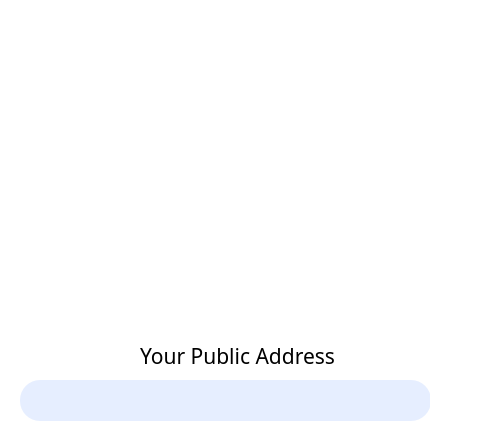
<?xml version="1.0" encoding="UTF-8"?>
<ui version="4.0">
 <class>PubAddrForm</class>
 <widget class="QWidget" name="PubAddrForm">
  <property name="geometry">
   <rect>
    <x>0</x>
    <y>0</y>
    <width>492</width>
    <height>445</height>
   </rect>
  </property>
  <property name="windowTitle">
   <string>Form</string>
  </property>
  <property name="styleSheet">
   <string notr="true">background-color: rgb(255, 255, 255);</string>
  </property>
  <widget class="QLineEdit" name="lineEdit_8">
   <property name="geometry">
    <rect>
     <x>20</x>
     <y>380</y>
     <width>411</width>
     <height>41</height>
    </rect>
   </property>
   <property name="font">
    <font>
     <family>微软雅黑</family>
     <pointsize>11</pointsize>
    </font>
   </property>
   <property name="styleSheet">
    <string notr="true">border:0px;
border-radius:20px;

background-color: rgb(230, 238, 255);</string>
   </property>
   <property name="text">
    <string/>
   </property>
  </widget>
  <widget class="QLabel" name="label">
   <property name="geometry">
    <rect>
     <x>110</x>
     <y>80</y>
     <width>251</width>
     <height>231</height>
    </rect>
   </property>
   <property name="text">
    <string/>
   </property>
   <property name="scaledContents">
    <bool>true</bool>
   </property>
  </widget>
  <widget class="QLabel" name="label_8">
   <property name="geometry">
    <rect>
     <x>140</x>
     <y>340</y>
     <width>211</width>
     <height>31</height>
    </rect>
   </property>
   <property name="font">
    <font>
     <family>微软雅黑</family>
     <pointsize>16</pointsize>
    </font>
   </property>
   <property name="text">
    <string>Your Public Address</string>
   </property>
  </widget>
  <widget class="QPushButton" name="closeenterpsw">
   <property name="geometry">
    <rect>
     <x>450</x>
     <y>0</y>
     <width>41</width>
     <height>31</height>
    </rect>
   </property>
   <property name="focusPolicy">
    <enum>Qt::NoFocus</enum>
   </property>
   <property name="styleSheet">
    <string notr="true">border:0px;</string>
   </property>
   <property name="text">
    <string/>
   </property>
   <property name="icon">
    <iconset resource="pic.qrc">
     <normaloff>:/pic/close.png</normaloff>:/pic/close.png</iconset>
   </property>
   <property name="flat">
    <bool>true</bool>
   </property>
  </widget>
  <widget class="QPushButton" name="pushButton_35">
   <property name="geometry">
    <rect>
     <x>430</x>
     <y>380</y>
     <width>41</width>
     <height>41</height>
    </rect>
   </property>
   <property name="cursor">
    <cursorShape>PointingHandCursor</cursorShape>
   </property>
   <property name="focusPolicy">
    <enum>Qt::NoFocus</enum>
   </property>
   <property name="autoFillBackground">
    <bool>false</bool>
   </property>
   <property name="styleSheet">
    <string notr="true">border:0px;</string>
   </property>
   <property name="text">
    <string/>
   </property>
   <property name="icon">
    <iconset resource="pic.qrc">
     <normaloff>:/pic/purplecopy.png</normaloff>:/pic/purplecopy.png</iconset>
   </property>
   <property name="iconSize">
    <size>
     <width>77</width>
     <height>77</height>
    </size>
   </property>
   <property name="autoDefault">
    <bool>false</bool>
   </property>
   <property name="flat">
    <bool>true</bool>
   </property>
  </widget>
 </widget>
 <resources>
  <include location="pic.qrc"/>
 </resources>
 <connections/>
</ui>
